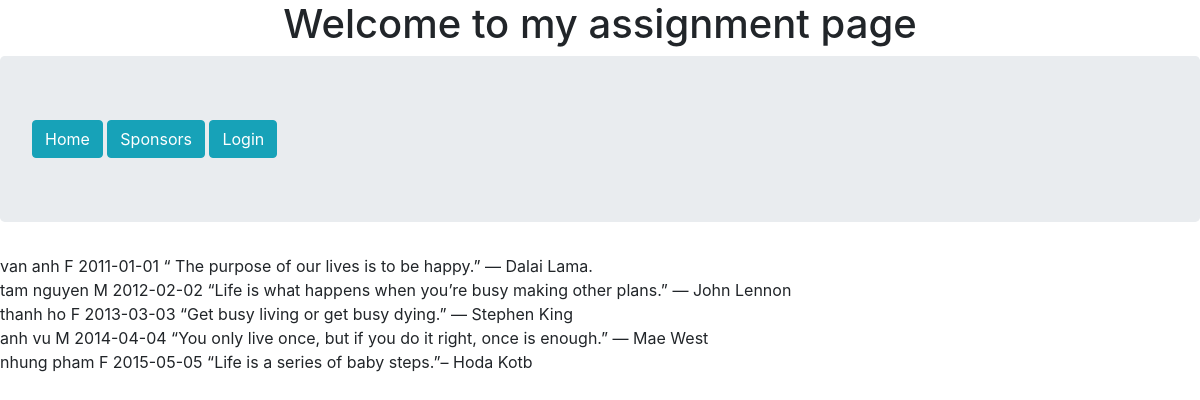
The app's page /care/details.php with its own data.
### tables this page shows
CREATE TABLE `child` (
  `given_name` varchar(20) NOT NULL,
  `family_name` varchar(20) NOT NULL,
  `dob` date NOT NULL,
  `gender` char(1) NOT NULL,
  `daily_message` varchar(200) NOT NULL,
  `customer_id` varchar(20) NOT NULL
);

### care/details.php (the view, shortened to what this page needs)
<!DOCTYPE html>
    <html lang="en">
    <head>
        <link rel="stylesheet" href="https://maxcdn.bootstrapcdn.com/bootstrap/4.5.2/css/bootstrap.min.css">
        </head>
        <body>
        <h1 align="center">Welcome to my assignment page</h1>
        <div class="jumbotron">
            <a href="index.php" class="btn btn-info" role="button">Home</a>
            <a class="btn btn-info" role="button" href="sponsors.html">Sponsors</a>
            <a href="login.php" class="btn btn-info" role="button">Login</a>
        </div>
        <?php
            include 'connection.php';
            $sql = "SELECT * FROM child";
            $result = $conn->query($sql);
            if ($result->num_rows > 0)
            {
                while($row = $result->fetch_assoc())
                {
                    echo $row["given_name"],"\t", $row["family_name"],"\t", $row["gender"],"\t", $row["dob"],"\t", $row["daily_message"];
                    echo "<br>";
                }
            }
        ?>
    </body>
    </html>

### records on screen
child: given_name "van", family_name "anh", gender "F", dob "2011-01-01", daily_message "“ The purpose of our lives is to be happy.” — Dalai Lama."
child: given_name "tam", family_name "nguyen", gender "M", dob "2012-02-02", daily_message "“Life is what happens when you’re busy making other plans.” — John Lennon"
child: given_name "thanh", family_name "ho", gender "F", dob "2013-03-03", daily_message "“Get busy living or get busy dying.” — Stephen King"
child: given_name "anh", family_name "vu", gender "M", dob "2014-04-04", daily_message "“You only live once, but if you do it right, once is enough.” — Mae West"
child: given_name "nhung", family_name "pham", gender "F", dob "2015-05-05", daily_message "“Life is a series of baby steps.”– Hoda Kotb"
